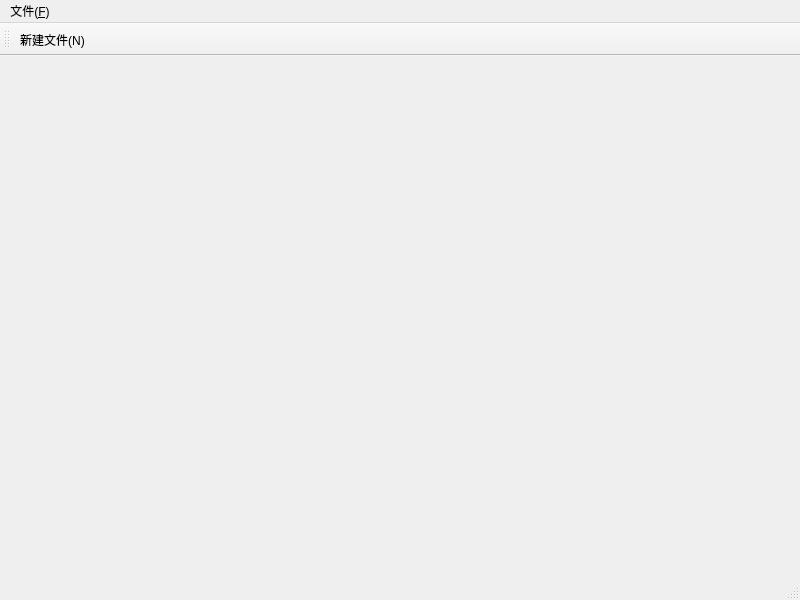
<?xml version="1.0" encoding="UTF-8"?>
<ui version="4.0">
 <class>MainWindow</class>
 <widget class="QMainWindow" name="MainWindow">
  <property name="geometry">
   <rect>
    <x>0</x>
    <y>0</y>
    <width>800</width>
    <height>600</height>
   </rect>
  </property>
  <property name="windowTitle">
   <string>MainWindow</string>
  </property>
  <widget class="QWidget" name="centralwidget"/>
  <widget class="QMenuBar" name="menuBar">
   <property name="geometry">
    <rect>
     <x>0</x>
     <y>0</y>
     <width>800</width>
     <height>17</height>
    </rect>
   </property>
   <widget class="QMenu" name="menu_F">
    <property name="title">
     <string>文件(&amp;F)</string>
    </property>
    <addaction name="action_New"/>
    <addaction name="separator"/>
   </widget>
   <addaction name="menu_F"/>
  </widget>
  <widget class="QStatusBar" name="statusbar"/>
  <widget class="QToolBar" name="mainToolBar">
   <property name="windowTitle">
    <string>toolBar</string>
   </property>
   <attribute name="toolBarArea">
    <enum>TopToolBarArea</enum>
   </attribute>
   <attribute name="toolBarBreak">
    <bool>false</bool>
   </attribute>
   <addaction name="action_New"/>
  </widget>
  <action name="action_New">
   <property name="icon">
    <iconset resource="myimages.qrc">
     <normaloff>:/image/images/newfile.png</normaloff>:/image/images/newfile.png</iconset>
   </property>
   <property name="text">
    <string>新建文件(&amp;N)</string>
   </property>
   <property name="shortcut">
    <string>Ctrl+N</string>
   </property>
  </action>
 </widget>
 <resources>
  <include location="myimages.qrc"/>
 </resources>
 <connections/>
</ui>
